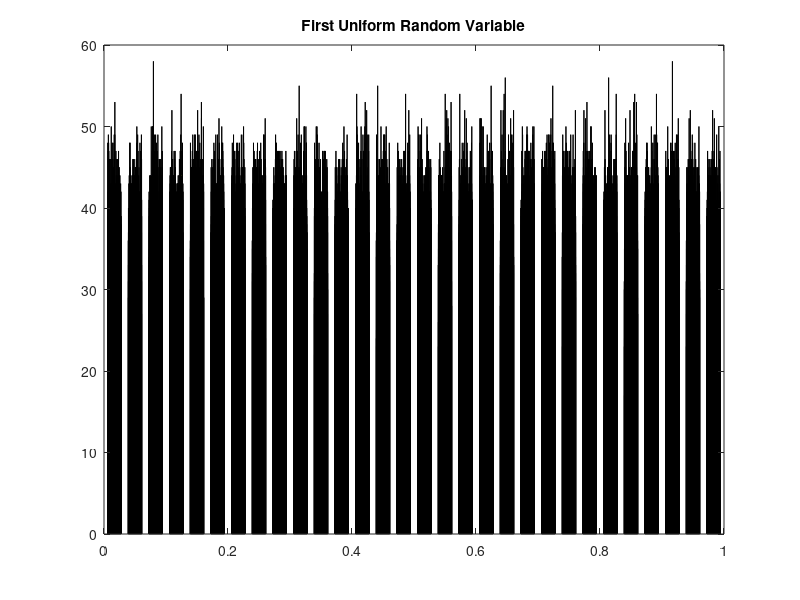
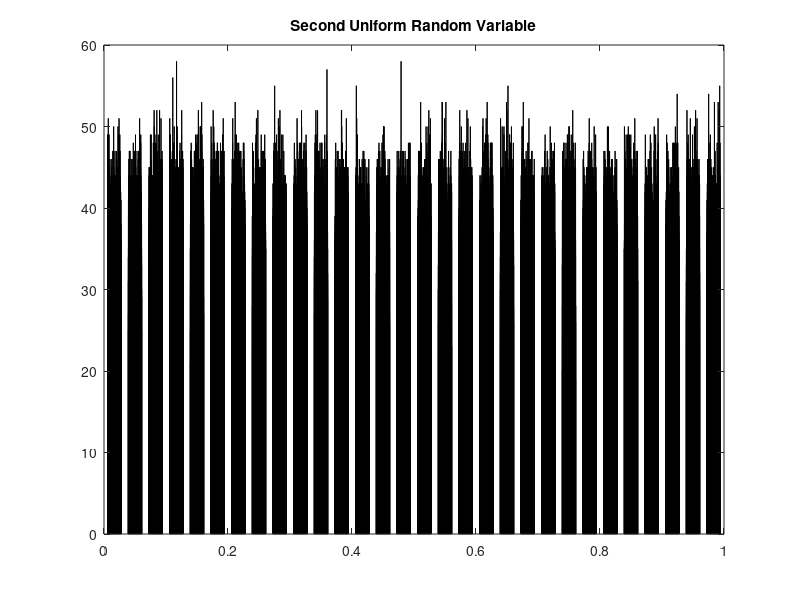
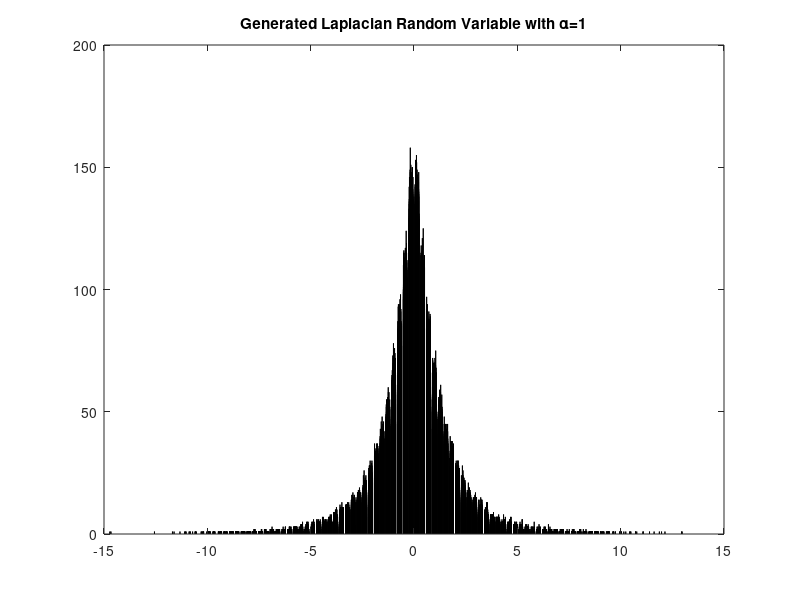

Write MATLAB code to recreate these figures, in order.
clc
clear
close all
alpha=1;
u1=rand(1000);
figure,hist(u1,30),title('First Uniform Random Variable')
u2=rand(1000);
figure,hist(u2,30),title('Second Uniform Random Variable')
x=log(u1./u2);
figure,hist(x,100),title('Generated Laplacian Random Variable with \alpha=1')